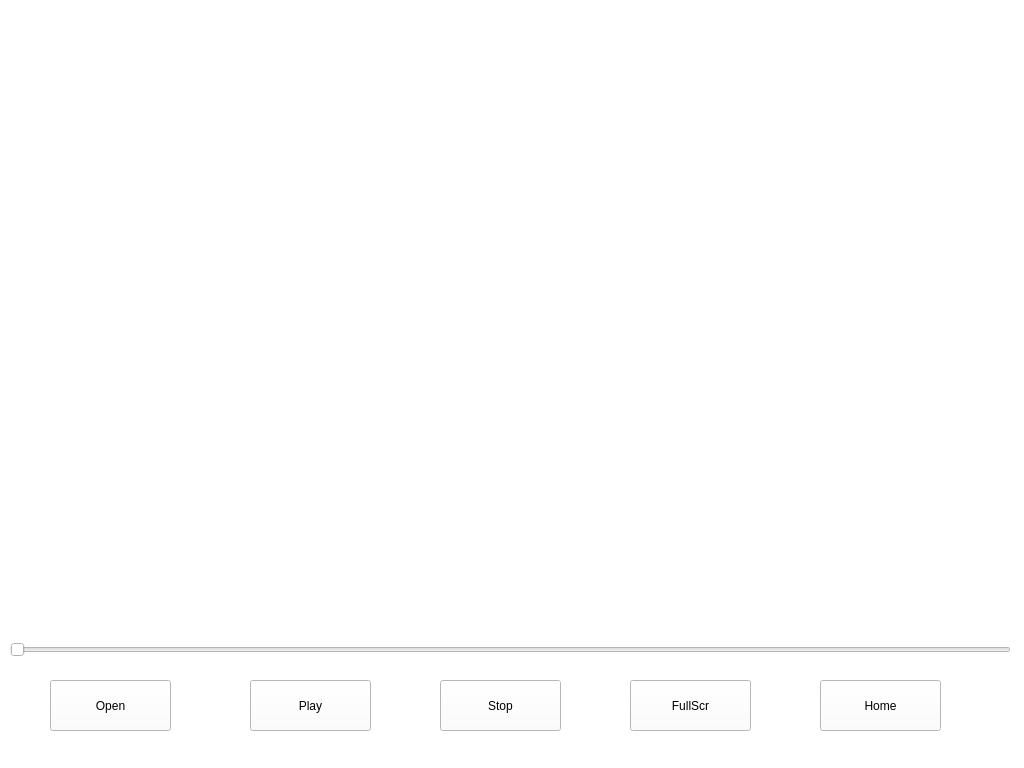
<?xml version="1.0" encoding="UTF-8"?>
<ui version="4.0">
 <class>MulPlayer</class>
 <widget class="QWidget" name="MulPlayer">
  <property name="geometry">
   <rect>
    <x>0</x>
    <y>0</y>
    <width>1024</width>
    <height>768</height>
   </rect>
  </property>
  <property name="windowTitle">
   <string>Form</string>
  </property>
  <property name="styleSheet">
   <string notr="true">background-color: rgb(255, 255, 255);</string>
  </property>
  <widget class="QPushButton" name="openFileBtn">
   <property name="geometry">
    <rect>
     <x>50</x>
     <y>680</y>
     <width>121</width>
     <height>51</height>
    </rect>
   </property>
   <property name="styleSheet">
    <string notr="true">font: 14pt &quot;Sans Serif&quot;;</string>
   </property>
   <property name="text">
    <string>Open</string>
   </property>
  </widget>
  <widget class="QPushButton" name="playBtn">
   <property name="geometry">
    <rect>
     <x>250</x>
     <y>680</y>
     <width>121</width>
     <height>51</height>
    </rect>
   </property>
   <property name="styleSheet">
    <string notr="true">font: 14pt &quot;Sans Serif&quot;;</string>
   </property>
   <property name="text">
    <string>Play</string>
   </property>
  </widget>
  <widget class="QPushButton" name="stopBtn">
   <property name="geometry">
    <rect>
     <x>440</x>
     <y>680</y>
     <width>121</width>
     <height>51</height>
    </rect>
   </property>
   <property name="styleSheet">
    <string notr="true">font: 14pt &quot;Sans Serif&quot;;</string>
   </property>
   <property name="text">
    <string>Stop</string>
   </property>
  </widget>
  <widget class="QPushButton" name="fullScrBtn">
   <property name="geometry">
    <rect>
     <x>630</x>
     <y>680</y>
     <width>121</width>
     <height>51</height>
    </rect>
   </property>
   <property name="styleSheet">
    <string notr="true">font: 14pt &quot;Sans Serif&quot;;</string>
   </property>
   <property name="text">
    <string>FullScr</string>
   </property>
  </widget>
  <widget class="QSlider" name="progressBar">
   <property name="geometry">
    <rect>
     <x>10</x>
     <y>640</y>
     <width>1001</width>
     <height>20</height>
    </rect>
   </property>
   <property name="orientation">
    <enum>Qt::Horizontal</enum>
   </property>
  </widget>
  <widget class="QPushButton" name="home">
   <property name="geometry">
    <rect>
     <x>820</x>
     <y>680</y>
     <width>121</width>
     <height>51</height>
    </rect>
   </property>
   <property name="styleSheet">
    <string notr="true">font: 14pt &quot;Sans Serif&quot;;</string>
   </property>
   <property name="text">
    <string>Home</string>
   </property>
  </widget>
 </widget>
 <resources/>
 <connections/>
</ui>
